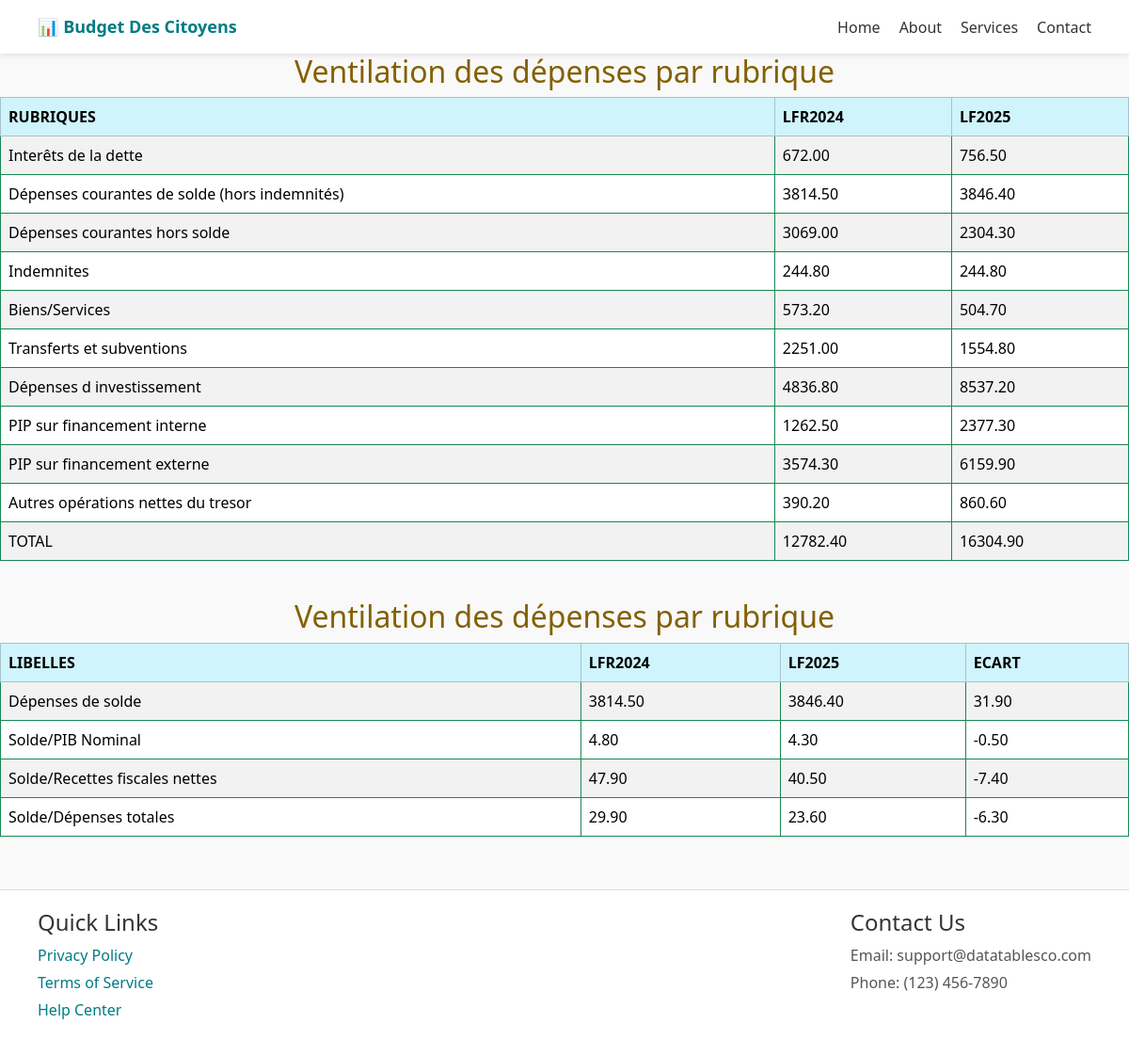
Page /pages/depense.php on the committed database.
### tables this page shows
CREATE TABLE Venti_dep_rub(
    RUBRIQUES VARCHAR(100),
    LFR2024 DECIMAL(10,2),
    LF2025 DECIMAL(10,2)
);

CREATE TABLE Evo_dep_soldes (
    LIBELLES VARCHAR(150),
    LFR2024 DECIMAL(10,2),
    LF2025 DECIMAL(10,2),
    ECART DECIMAL(10,2)
);

### inc/fonction.php (called while the page is built, shortened)
<?php
    function get_tab($nom_tab){
        $bdd=dbconnect();
        $sql="SELECT * FROM %s";
        $sql=sprintf($sql,$nom_tab);
        $res=mysqli_query($bdd,$sql);
        return $res;
    }
?>

### pages/depense.php (the view, shortened to what this page needs)
<?php
include('../inc/fonction.php');
?>
<!DOCTYPE html>
<html lang="en">
<head>
    <link href="../assets/bootstrap/css/bootstrap.min.css" rel="stylesheet">
    <link rel="stylesheet" href="../assets/css/style.css">
</head>
<body>
<header>
    <nav class="navbar">
      <div class="logo">📊 Budget Des Citoyens</div>
      <ul class="nav-links">
        <li><a href="index.php">Home</a></li>
        <li><a href="index.php">About</a></li>
        <li><a href="index.php">Services</a></li>
        <li><a href="index.php">Contact</a></li>
      </ul>
    </nav>
  </header>
  <main>
  <h2>Ventilation des dépenses par rubrique</h2>
  <div class="table-responsive">
      <table class="table table-bordered table-striped table-hover border-success">
        <thead class="table-info">
          <tr>
            <th>RUBRIQUES</th>
            <th>LFR2024</th>
            <th>LF2025</th>
          </tr>
        </thead>
        <tbody>
        <?php
        $res1 = get_tab("Venti_dep_rub");
        while($Evo_dep_soldes = mysqli_fetch_assoc($res1)){ ?>
          <tr>
            <td><?php echo $Evo_dep_soldes['RUBRIQUES']; ?></td>
            <td><?php echo $Evo_dep_soldes['LFR2024']; ?></td>
            <td><?php echo $Evo_dep_soldes['LF2025']; ?></td>
          </tr>
        <?php } ?>
        </tbody>
      </table>
    </div>
  <br>
    <h2>Ventilation des dépenses par rubrique</h2>
    <div class="table-responsive">
      <table class="table table-bordered table-striped table-hover border-success">
        <thead class="table-info">
          <tr>
            <th>LIBELLES</th>
            <th>LFR2024</th>
            <th>LF2025</th>
            <th>ECART</th>
          </tr>
        </thead>
        <tbody>
        <?php
        $res3 = get_tab("Evo_dep_soldes");
        while($Evo_dep_soldes = mysqli_fetch_assoc($res3)){ ?>
          <tr>
            <td><?php echo $Evo_dep_soldes['LIBELLES']; ?></td>
            <td><?php echo $Evo_dep_soldes['LFR2024']; ?></td>
            <td><?php echo $Evo_dep_soldes['LF2025']; ?></td>
            <td><?php echo $Evo_dep_soldes['ECART']; ?></td>
          </tr>
        <?php } ?>
        </tbody>
      </table>
    </div>
    </main>
    <footer>
    <div class="footer-container">
      <div class="footer-links">
        <h4>Quick Links</h4>
        <ul>
          <li><a href="#">Privacy Policy</a></li>
          <li><a href="#">Terms of Service</a></li>
          <li><a href="#">Help Center</a></li>
        </ul>
      </div>
      <div class="footer-contact">
        <h4>Contact Us</h4>
        <p>Email: support@datatablesco.com</p>
        <p>Phone: (123) 456-7890</p>
      </div>
    </div>
  </footer>
</body>
</html>

### assets/css/style.css (style rules this page uses)
body { margin: 0; font-family: "Segoe UI", Arial, sans-serif; background-color: #f9f9f9; color: #333; }
.navbar { display: flex; justify-content: space-between; align-items: center; background: white; padding: 15px 40px; box-shadow: 0 2px 5px rgba(0,0,0,0.1); }
.logo { font-weight: bold; font-size: 18px; color: #007b83; }
.nav-links { list-style: none; display: flex; gap: 20px; margin: 0; }
.nav-links a { text-decoration: none; color: #333; font-weight: 500; }
footer { background-color: white; border-top: 1px solid #ddd; padding: 20px 40px; margin-top: 40px; }
.footer-container { display: flex; justify-content: space-between; flex-wrap: wrap; }
.footer-links ul { list-style: none; padding: 0; }
.footer-links li { margin: 5px 0; }
.footer-links a { color: #007b83; text-decoration: none; }
.footer-contact p { margin: 5px 0; color: #555; }
h2 { color: #836000; text-align: center; }

### rows in the picture
venti_dep_rub: RUBRIQUES "Interêts de la dette", LFR2024 "672.00", LF2025 "756.50"
venti_dep_rub: RUBRIQUES "Dépenses courantes de solde (hors indemnités)", LFR2024 "3814.50", LF2025 "3846.40"
venti_dep_rub: RUBRIQUES "Dépenses courantes hors solde", LFR2024 "3069.00", LF2025 "2304.30"
venti_dep_rub: RUBRIQUES "Indemnites", LFR2024 "244.80", LF2025 "244.80"
venti_dep_rub: RUBRIQUES "Biens/Services", LFR2024 "573.20", LF2025 "504.70"
venti_dep_rub: RUBRIQUES "Transferts et subventions", LFR2024 "2251.00", LF2025 "1554.80"
venti_dep_rub: RUBRIQUES "Dépenses d investissement", LFR2024 "4836.80", LF2025 "8537.20"
venti_dep_rub: RUBRIQUES "PIP sur financement interne", LFR2024 "1262.50", LF2025 "2377.30"
venti_dep_rub: RUBRIQUES "PIP sur financement externe", LFR2024 "3574.30", LF2025 "6159.90"
venti_dep_rub: RUBRIQUES "Autres opérations nettes du tresor", LFR2024 "390.20", LF2025 "860.60"
venti_dep_rub: RUBRIQUES "TOTAL", LFR2024 "12782.40", LF2025 "16304.90"
evo_dep_soldes: LIBELLES "Dépenses de solde", LFR2024 "3814.50", LF2025 "3846.40", ECART "31.90"
evo_dep_soldes: LIBELLES "Solde/PIB Nominal", LFR2024 "4.80", LF2025 "4.30", ECART "-0.50"
evo_dep_soldes: LIBELLES "Solde/Recettes fiscales nettes", LFR2024 "47.90", LF2025 "40.50", ECART "-7.40"
evo_dep_soldes: LIBELLES "Solde/Dépenses totales", LFR2024 "29.90", LF2025 "23.60", ECART "-6.30"
